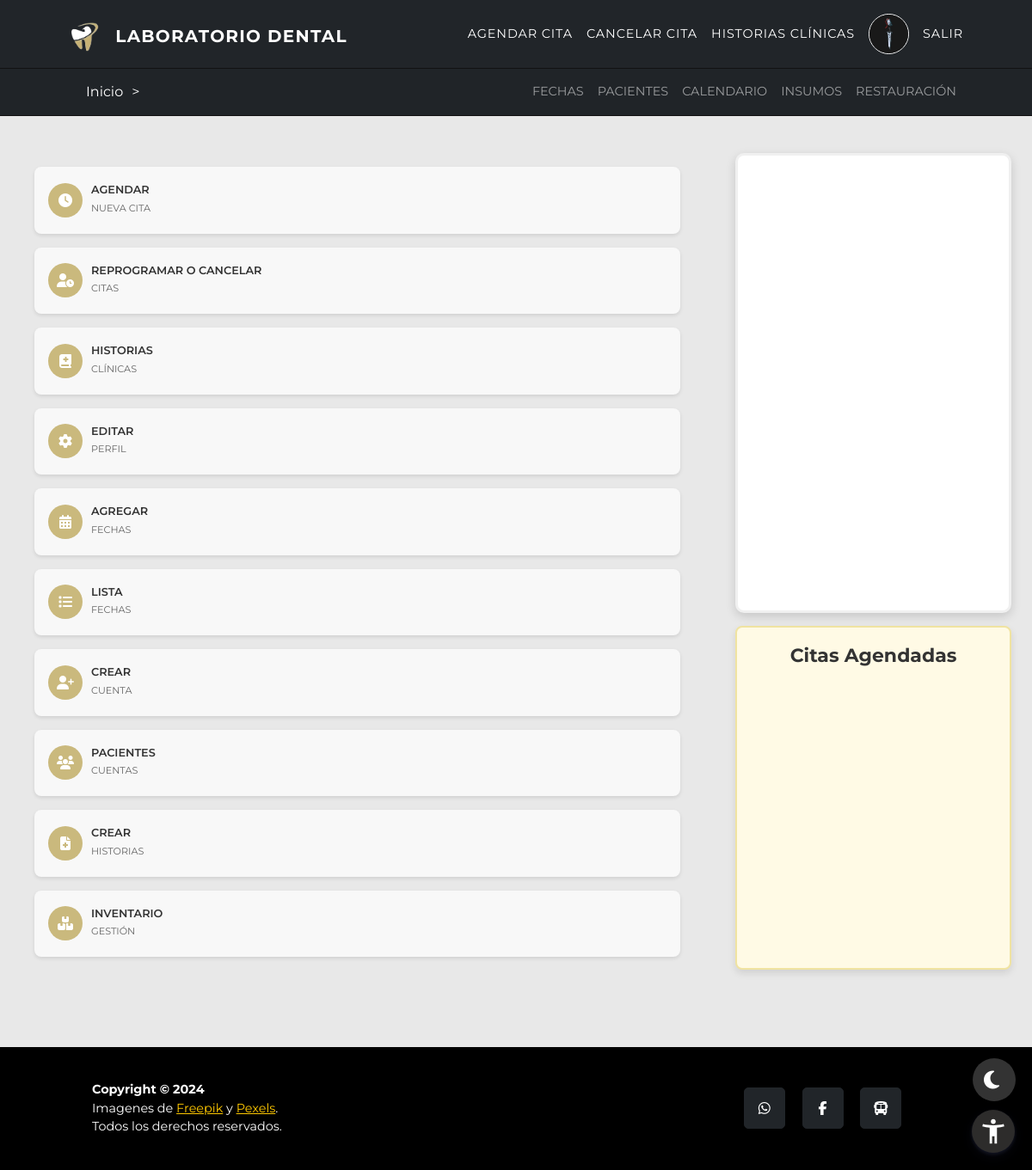
Page /dashboard/ (signed in) on the earlier database version.
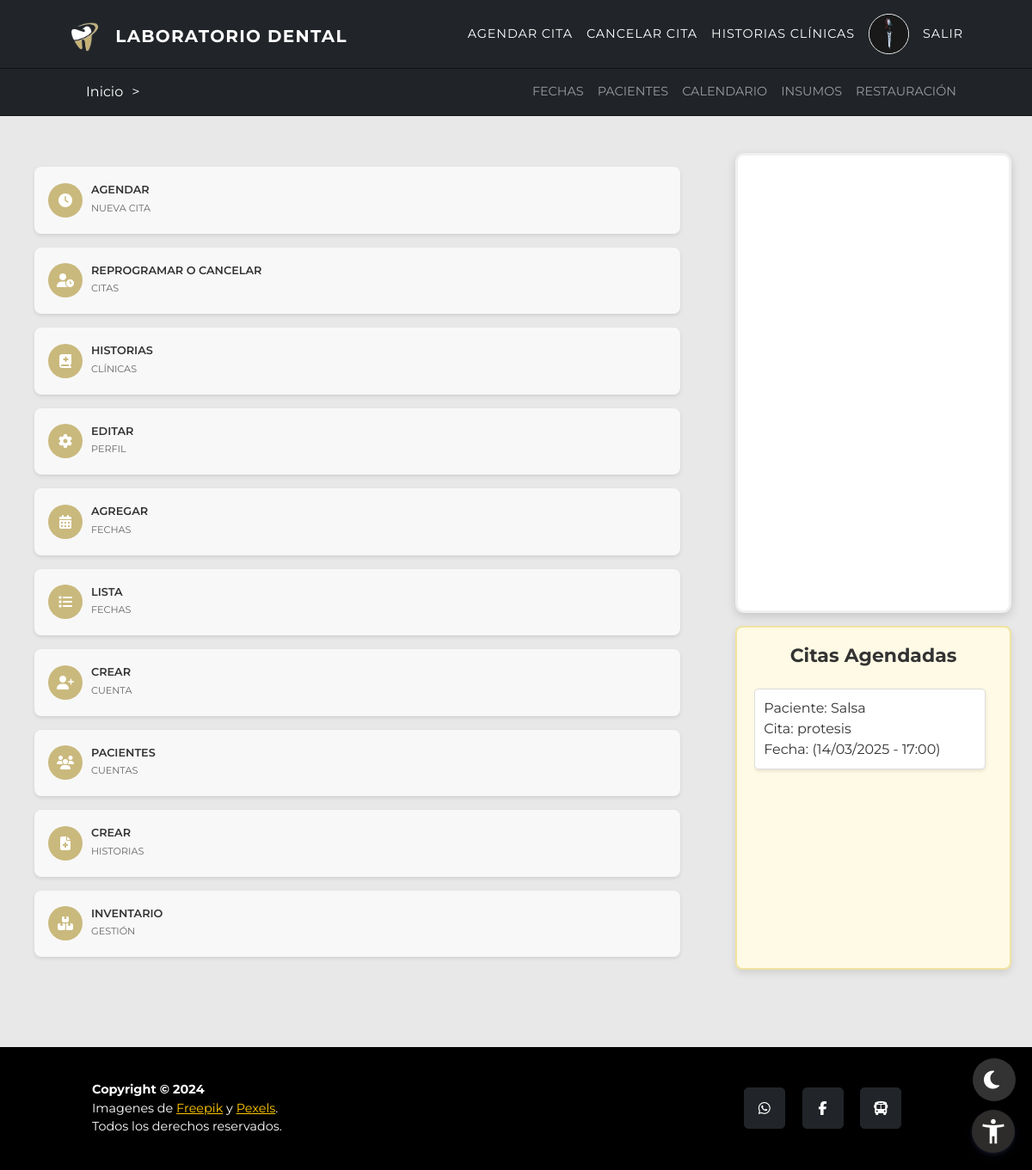
Same page on the later database version.
### inicio/models.py (models this page shows, shortened)
class Cita(models.Model):
    ESTADO_CHOICES = (
        ('Programada', 'Programada'),
        ('Asistida', 'Asistida'),
        ('Cancelada', 'Cancelada'),
        ('Inasistida', 'No Asistió'),
    )
    MOTIVO_CHOICES = (
        ('protesis', 'Prótesis'),
        ('ortodoncia', 'Ortodoncia'),
    )
    paciente = models.ForeignKey(UserProfile, on_delete=models.CASCADE)
    fecha_hora = models.ForeignKey(Fecha, on_delete=models.CASCADE, related_name='citas')
    motivo = models.CharField(max_length=20, choices=MOTIVO_CHOICES, default='protesis')
    estado = models.CharField(max_length=20, choices=ESTADO_CHOICES, default='Programada')
    asistio = models.BooleanField(default=False)
    google_event_id = models.CharField(max_length=255, blank=True, null=True)

class UserProfile(AbstractBaseUser, PermissionsMixin):
    TIPO_CHOICES = (
        (1, 'T.I'),
        (2, 'C.C'),
        (3, 'C.E'),
        (4, 'C.I'),
    )
    tipo = models.PositiveSmallIntegerField(choices=TIPO_CHOICES, default=2)
    documento = models.IntegerField(unique=True, validators=[validate_document_length])
    nombre = models.CharField(max_length=50)
    imagen = models.ImageField(upload_to='imagenes/', blank=True, null=True)
    direccion = models.CharField(max_length=100, null=True, blank=True)
    correo = models.EmailField(max_length=100, null=True, blank=True)
    ocupacion = models.CharField(max_length=50, null=True, blank=True)
    celular = models.CharField(max_length=15, null=True, blank=True)
    acudiente = models.CharField(max_length=50, null=True, blank=True)
    edad = models.PositiveSmallIntegerField(null=True, blank=True)
    is_active = models.BooleanField(default=True, null=True, blank=True)
    is_admin = models.BooleanField(default=False, null=True, blank=True)
    is_superuser = models.BooleanField(default=False, null=True, blank=True)
    is_staff = models.BooleanField(default=False)
    objects = UserProfileManager()
    USERNAME_FIELD = 'documento'
    REQUIRED_FIELDS = ['nombre', 'correo']

class Fecha(models.Model):
    fecha = models.DateField()
    hora = models.TimeField()
    fecha_hora = models.DateTimeField(editable=False)
    disponible = models.BooleanField(default=True)
    class Meta:
        unique_together = ('fecha', 'hora')

### dashboard/views.py (the view)
# urls.py: path('dashboard/', views.dashboard, name="dashboard"),
@never_cache
@login_required(login_url='acceso_denegado')
def dashboard(request):
    if request.user.is_superuser:
        citas = Cita.objects.filter(estado='Programada')
        return render(request, 'dashboard.html', {'user': request.user,'citas': citas})
    else:
        return render(request, 'dashboard.html', {'user': request.user})

### dashboard/templates/dashboard.html (shortened to what the changed rows need)
{% extends 'inicio.html' %}
{% load static %}
{% block extra_css %}
<link rel="stylesheet" href="{% static 'css/dashboard.css' %}?v3.2">
<link href="https://cdn.jsdelivr.net/npm/fullcalendar@5.10.1/main.min.css" rel="stylesheet">
{% endblock %}
{% block content %}
<div class="middContent">
  <div class="dashboard-containerII">
    <div class="add">
      <div class="citas">
        <ul>
          {% for cita in citas %}
          <li>
            Paciente: {{ cita.paciente.nombre }} <br>
            Cita: {{ cita.motivo }} <br>
            Fecha: ({{ cita.fecha_hora.fecha|date:"d/m/Y" }} - {{ cita.fecha_hora.hora|date:"H:i" }})
          </li>
          {% endfor %}
        </ul>
      </div>
    </div>
  </div>
</div>
{% endblock %}

Differences in the rows shown:
added Cita: paciente.nombre "Salsa", motivo "protesis", fecha_hora.fecha "14/03/2025", fecha_hora.hora "17:00"
